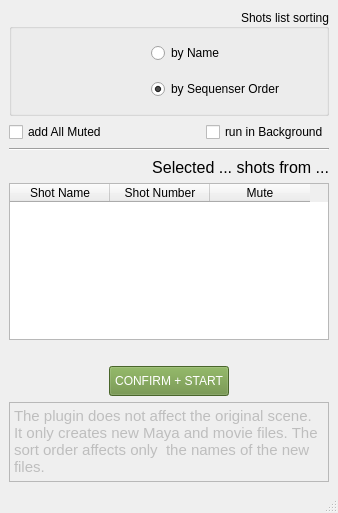
<?xml version="1.0" encoding="UTF-8"?>
<ui version="4.0">
 <class>cgf_shotSlicer</class>
 <widget class="QMainWindow" name="cgf_shotSlicer">
  <property name="geometry">
   <rect>
    <x>0</x>
    <y>0</y>
    <width>338</width>
    <height>513</height>
   </rect>
  </property>
  <property name="windowTitle">
   <string>Shot Slicer select dialog</string>
  </property>
  <widget class="QWidget" name="centralwidget">
   <layout class="QVBoxLayout" name="verticalLayout_3">
    <item>
     <layout class="QVBoxLayout" name="verticalLayout_2">
      <item>
       <widget class="QGroupBox" name="gbx">
        <property name="title">
         <string>Shots list sorting</string>
        </property>
        <property name="alignment">
         <set>Qt::AlignRight|Qt::AlignTrailing|Qt::AlignVCenter</set>
        </property>
        <layout class="QHBoxLayout" name="horizontalLayout">
         <item>
          <spacer name="horizontalSpacer_3">
           <property name="orientation">
            <enum>Qt::Horizontal</enum>
           </property>
           <property name="sizeHint" stdset="0">
            <size>
             <width>153</width>
             <height>20</height>
            </size>
           </property>
          </spacer>
         </item>
         <item>
          <layout class="QVBoxLayout" name="verticalLayout">
           <item>
            <widget class="QRadioButton" name="rb_byname">
             <property name="minimumSize">
              <size>
               <width>166</width>
               <height>30</height>
              </size>
             </property>
             <property name="maximumSize">
              <size>
               <width>180</width>
               <height>30</height>
              </size>
             </property>
             <property name="layoutDirection">
              <enum>Qt::LeftToRight</enum>
             </property>
             <property name="text">
              <string>by Name</string>
             </property>
            </widget>
           </item>
           <item>
            <widget class="QRadioButton" name="rb_byorder">
             <property name="minimumSize">
              <size>
               <width>166</width>
               <height>30</height>
              </size>
             </property>
             <property name="maximumSize">
              <size>
               <width>180</width>
               <height>30</height>
              </size>
             </property>
             <property name="text">
              <string>by Sequenser Order      </string>
             </property>
             <property name="checked">
              <bool>true</bool>
             </property>
            </widget>
           </item>
          </layout>
         </item>
        </layout>
       </widget>
      </item>
      <item>
       <layout class="QHBoxLayout" name="horizontalLayout_3">
        <item>
         <widget class="QCheckBox" name="cbx_allmuted">
          <property name="minimumSize">
           <size>
            <width>120</width>
            <height>0</height>
           </size>
          </property>
          <property name="maximumSize">
           <size>
            <width>200</width>
            <height>16777215</height>
           </size>
          </property>
          <property name="text">
           <string>add All Muted</string>
          </property>
         </widget>
        </item>
        <item>
         <spacer name="horizontalSpacer_4">
          <property name="orientation">
           <enum>Qt::Horizontal</enum>
          </property>
          <property name="sizeHint" stdset="0">
           <size>
            <width>40</width>
            <height>20</height>
           </size>
          </property>
         </spacer>
        </item>
        <item>
         <widget class="QCheckBox" name="cbx_standalone">
          <property name="text">
           <string>run in Background</string>
          </property>
         </widget>
        </item>
       </layout>
      </item>
      <item>
       <widget class="Line" name="line">
        <property name="orientation">
         <enum>Qt::Horizontal</enum>
        </property>
       </widget>
      </item>
      <item>
       <widget class="QLabel" name="selected_lb">
        <property name="minimumSize">
         <size>
          <width>240</width>
          <height>20</height>
         </size>
        </property>
        <property name="maximumSize">
         <size>
          <width>600</width>
          <height>20</height>
         </size>
        </property>
        <property name="font">
         <font>
          <pointsize>12</pointsize>
         </font>
        </property>
        <property name="text">
         <string>Selected ... shots from ...</string>
        </property>
        <property name="alignment">
         <set>Qt::AlignRight|Qt::AlignTrailing|Qt::AlignVCenter</set>
        </property>
       </widget>
      </item>
      <item>
       <widget class="QTableWidget" name="tableWidget">
        <column>
         <property name="text">
          <string>Shot Name</string>
         </property>
        </column>
        <column>
         <property name="text">
          <string>Shot Number</string>
         </property>
        </column>
        <column>
         <property name="text">
          <string>Mute</string>
         </property>
        </column>
       </widget>
      </item>
      <item>
       <layout class="QHBoxLayout" name="horizontalLayout_2">
        <property name="topMargin">
         <number>20</number>
        </property>
        <item>
         <spacer name="horizontalSpacer">
          <property name="orientation">
           <enum>Qt::Horizontal</enum>
          </property>
          <property name="sizeHint" stdset="0">
           <size>
            <width>40</width>
            <height>20</height>
           </size>
          </property>
         </spacer>
        </item>
        <item>
         <widget class="QPushButton" name="pushButton">
          <property name="minimumSize">
           <size>
            <width>120</width>
            <height>30</height>
           </size>
          </property>
          <property name="maximumSize">
           <size>
            <width>140</width>
            <height>30</height>
           </size>
          </property>
          <property name="styleSheet">
           <string notr="true">background-color: rgb(102, 141, 60);
color: rgb(255, 255, 255);</string>
          </property>
          <property name="text">
           <string>CONFIRM + START</string>
          </property>
         </widget>
        </item>
        <item>
         <spacer name="horizontalSpacer_2">
          <property name="orientation">
           <enum>Qt::Horizontal</enum>
          </property>
          <property name="sizeHint" stdset="0">
           <size>
            <width>40</width>
            <height>20</height>
           </size>
          </property>
         </spacer>
        </item>
       </layout>
      </item>
      <item>
       <widget class="QPlainTextEdit" name="plainTextEdit">
        <property name="enabled">
         <bool>false</bool>
        </property>
        <property name="minimumSize">
         <size>
          <width>0</width>
          <height>80</height>
         </size>
        </property>
        <property name="maximumSize">
         <size>
          <width>16777215</width>
          <height>100</height>
         </size>
        </property>
        <property name="font">
         <font>
          <pointsize>11</pointsize>
         </font>
        </property>
        <property name="plainText">
         <string>The plugin does not affect the original scene. It only creates new Maya and movie files. The sort order affects only  the names of the new files.</string>
        </property>
       </widget>
      </item>
     </layout>
    </item>
   </layout>
  </widget>
  <widget class="QStatusBar" name="statusbar"/>
 </widget>
 <resources/>
 <connections/>
</ui>
